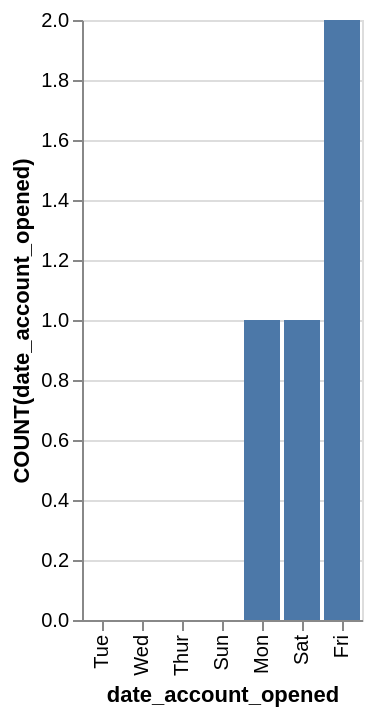

Vega-Lite specification for this chart:
### Vega-Lite specification from a JSON file in a GitHub repository (floating-point values rounded to 4 significant figures)
{"data": {"values": [{"x_data": "Mon", "y_data": 1}, {"x_data": "Tue", "y_data": 0}, {"x_data": "Wed", "y_data": 0}, {"x_data": "Thur", "y_data": 0}, {"x_data": "Fri", "y_data": 2}, {"x_data": "Sat", "y_data": 1}, {"x_data": "Sun", "y_data": 0}]}, "mark": "bar", "encoding": {"x": {"field": "x_data", "type": "nominal", "title": "date_account_opened", "sort": {"op": "sum", "field": "y_data", "order": "ascending"}}, "y": {"field": "y_data", "type": "quantitative", "title": "COUNT(date_account_opened)"}}}
